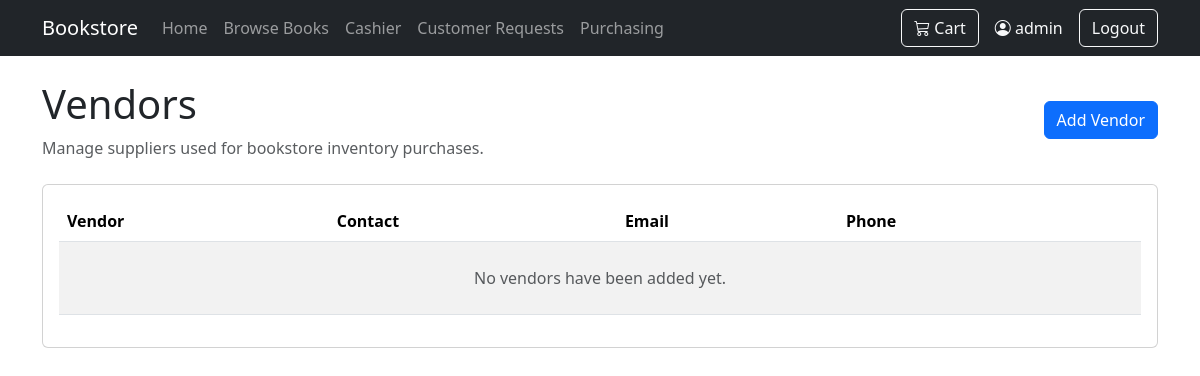
/orders/vendors/ (signed in), run on an earlier commit of the app's database.
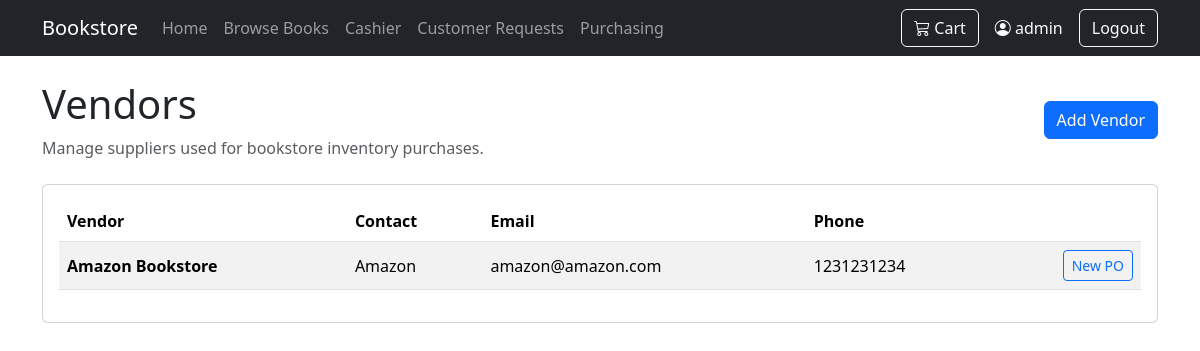
And on a later commit of the database.
### orders/models.py (models this page shows, shortened)
class Supplier(models.Model):
    name = models.CharField(max_length=200)
    contact_name = models.CharField(max_length=200, blank=True)
    email = models.EmailField(blank=True)
    phone = models.CharField(max_length=30, blank=True)
    address = models.TextField(blank=True)

### orders/views.py (the view)
# urls.py: path("vendors/", views.supplier_list, name="supplier_list"),
@login_required
def supplier_list(request):
    suppliers = Supplier.objects.all().order_by("name")
    return render(request, "orders/supplier_list.html", {"suppliers": suppliers})

### cart/context_processors.py (called while the page is built)
def cart_count(request):
    cart = request.session.get("cart", {})
    count = sum(
        int(quantity)
        for quantity in cart.values()
    )
    return {
        "cart_count": count
    }

### orders/templates/orders/supplier_list.html (shortened to what this page needs)
{% extends "base.html" %}
{% block content %}
<div class="d-flex justify-content-between align-items-center mb-4">
    <div>
        <h1>Vendors</h1>
        <p class="text-muted mb-0">Manage suppliers used for bookstore inventory purchases.</p>
    </div>
    <a href="{% url 'orders:create_supplier' %}" class="btn btn-primary">Add Vendor</a>
</div>
<div class="card">
    <div class="card-body">
        <div class="table-responsive">
            <table class="table table-striped align-middle">
                <thead>
                    <tr>
                        <th>Vendor</th>
                        <th>Contact</th>
                        <th>Email</th>
                        <th>Phone</th>
                        <th></th>
                    </tr>
                </thead>
                <tbody>
                    {% for supplier in suppliers %}
                    <tr>
                        <td><strong>{{ supplier.name }}</strong></td>
                        <td>{{ supplier.contact_name|default:"-" }}</td>
                        <td>{{ supplier.email|default:"-" }}</td>
                        <td>{{ supplier.phone|default:"-" }}</td>
                        <td class="text-end">
                            <a href="{% url 'orders:create_supplier_order' %}?supplier={{ supplier.id }}" class="btn btn-sm btn-outline-primary">
                                New PO
                            </a>
                        </td>
                    </tr>
                    {% empty %}
                    <tr>
                        <td colspan="5" class="text-center text-muted py-4">No vendors have been added yet.</td>
                    </tr>
                    {% endfor %}
                </tbody>
            </table>
        </div>
    </div>
</div>
{% endblock %}

What changed in the data, as far as the page shows it:
added Supplier: name "Amazon Bookstore", contact_name "Amazon", email "amazon@amazon.com", phone "1231231234"
Also different on the page:
text no longer shown: "No vendors have been added yet."
